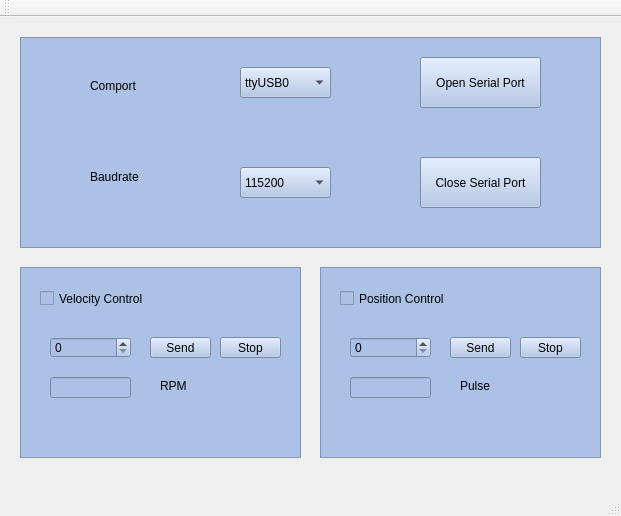
<?xml version="1.0" encoding="UTF-8"?>
<ui version="4.0">
 <class>MainWindow</class>
 <widget class="QMainWindow" name="MainWindow">
  <property name="geometry">
   <rect>
    <x>0</x>
    <y>0</y>
    <width>621</width>
    <height>516</height>
   </rect>
  </property>
  <property name="windowTitle">
   <string>MainWindow</string>
  </property>
  <widget class="QWidget" name="centralWidget">
   <widget class="QFrame" name="Port">
    <property name="geometry">
     <rect>
      <x>20</x>
      <y>20</y>
      <width>581</width>
      <height>211</height>
     </rect>
    </property>
    <property name="styleSheet">
     <string notr="true">background-color: rgb(171, 193, 230);</string>
    </property>
    <property name="frameShape">
     <enum>QFrame::StyledPanel</enum>
    </property>
    <property name="frameShadow">
     <enum>QFrame::Raised</enum>
    </property>
    <widget class="QPushButton" name="openPB">
     <property name="geometry">
      <rect>
       <x>400</x>
       <y>20</y>
       <width>121</width>
       <height>51</height>
      </rect>
     </property>
     <property name="text">
      <string>Open Serial Port</string>
     </property>
    </widget>
    <widget class="QPushButton" name="stopPB">
     <property name="geometry">
      <rect>
       <x>400</x>
       <y>120</y>
       <width>121</width>
       <height>51</height>
      </rect>
     </property>
     <property name="text">
      <string>Close Serial Port</string>
     </property>
    </widget>
    <widget class="QLabel" name="portLB">
     <property name="geometry">
      <rect>
       <x>70</x>
       <y>40</y>
       <width>67</width>
       <height>17</height>
      </rect>
     </property>
     <property name="text">
      <string>Comport</string>
     </property>
    </widget>
    <widget class="QLabel" name="baudLB">
     <property name="geometry">
      <rect>
       <x>70</x>
       <y>130</y>
       <width>67</width>
       <height>20</height>
      </rect>
     </property>
     <property name="text">
      <string>Baudrate</string>
     </property>
    </widget>
    <widget class="QComboBox" name="usbCB">
     <property name="geometry">
      <rect>
       <x>220</x>
       <y>30</y>
       <width>91</width>
       <height>31</height>
      </rect>
     </property>
     <item>
      <property name="text">
       <string>ttyUSB0</string>
      </property>
     </item>
     <item>
      <property name="text">
       <string>ttyUSB1</string>
      </property>
     </item>
     <item>
      <property name="text">
       <string>ttyUSB2</string>
      </property>
     </item>
    </widget>
    <widget class="QComboBox" name="baudCB">
     <property name="geometry">
      <rect>
       <x>220</x>
       <y>130</y>
       <width>91</width>
       <height>31</height>
      </rect>
     </property>
     <item>
      <property name="text">
       <string>115200</string>
      </property>
     </item>
     <item>
      <property name="text">
       <string>9600</string>
      </property>
     </item>
    </widget>
   </widget>
   <widget class="QFrame" name="Speed">
    <property name="geometry">
     <rect>
      <x>20</x>
      <y>250</y>
      <width>281</width>
      <height>191</height>
     </rect>
    </property>
    <property name="styleSheet">
     <string notr="true">background-color: rgb(171, 193, 230);</string>
    </property>
    <property name="frameShape">
     <enum>QFrame::StyledPanel</enum>
    </property>
    <property name="frameShadow">
     <enum>QFrame::Raised</enum>
    </property>
    <widget class="QPushButton" name="SpeedStopPB">
     <property name="geometry">
      <rect>
       <x>200</x>
       <y>70</y>
       <width>61</width>
       <height>21</height>
      </rect>
     </property>
     <property name="text">
      <string>Stop</string>
     </property>
    </widget>
    <widget class="QSpinBox" name="SpeedSB">
     <property name="geometry">
      <rect>
       <x>30</x>
       <y>70</y>
       <width>81</width>
       <height>21</height>
      </rect>
     </property>
     <property name="maximum">
      <number>250</number>
     </property>
     <property name="singleStep">
      <number>10</number>
     </property>
    </widget>
    <widget class="QCheckBox" name="SpeedCB">
     <property name="geometry">
      <rect>
       <x>20</x>
       <y>20</y>
       <width>131</width>
       <height>23</height>
      </rect>
     </property>
     <property name="text">
      <string>Velocity Control</string>
     </property>
    </widget>
    <widget class="QPushButton" name="SpeedSendPB">
     <property name="geometry">
      <rect>
       <x>130</x>
       <y>70</y>
       <width>61</width>
       <height>21</height>
      </rect>
     </property>
     <property name="text">
      <string>Send</string>
     </property>
    </widget>
    <widget class="QLineEdit" name="SpeedLE">
     <property name="geometry">
      <rect>
       <x>30</x>
       <y>110</y>
       <width>81</width>
       <height>21</height>
      </rect>
     </property>
    </widget>
    <widget class="QLabel" name="SpeedLB">
     <property name="geometry">
      <rect>
       <x>140</x>
       <y>110</y>
       <width>31</width>
       <height>17</height>
      </rect>
     </property>
     <property name="text">
      <string>RPM</string>
     </property>
    </widget>
   </widget>
   <widget class="QFrame" name="Velocity">
    <property name="geometry">
     <rect>
      <x>320</x>
      <y>250</y>
      <width>281</width>
      <height>191</height>
     </rect>
    </property>
    <property name="styleSheet">
     <string notr="true">background-color: rgb(171, 193, 230);</string>
    </property>
    <property name="frameShape">
     <enum>QFrame::StyledPanel</enum>
    </property>
    <property name="frameShadow">
     <enum>QFrame::Raised</enum>
    </property>
    <widget class="QPushButton" name="PositionStopPB">
     <property name="geometry">
      <rect>
       <x>200</x>
       <y>70</y>
       <width>61</width>
       <height>21</height>
      </rect>
     </property>
     <property name="text">
      <string>Stop</string>
     </property>
    </widget>
    <widget class="QSpinBox" name="PositionSB">
     <property name="geometry">
      <rect>
       <x>30</x>
       <y>70</y>
       <width>81</width>
       <height>21</height>
      </rect>
     </property>
     <property name="maximum">
      <number>100000</number>
     </property>
     <property name="singleStep">
      <number>1000</number>
     </property>
    </widget>
    <widget class="QCheckBox" name="PositionCB">
     <property name="geometry">
      <rect>
       <x>20</x>
       <y>20</y>
       <width>131</width>
       <height>23</height>
      </rect>
     </property>
     <property name="text">
      <string>Position Control</string>
     </property>
    </widget>
    <widget class="QPushButton" name="PositionSendPB">
     <property name="geometry">
      <rect>
       <x>130</x>
       <y>70</y>
       <width>61</width>
       <height>21</height>
      </rect>
     </property>
     <property name="text">
      <string>Send</string>
     </property>
    </widget>
    <widget class="QLineEdit" name="PositionLE">
     <property name="geometry">
      <rect>
       <x>30</x>
       <y>110</y>
       <width>81</width>
       <height>21</height>
      </rect>
     </property>
    </widget>
    <widget class="QLabel" name="PositionLB">
     <property name="geometry">
      <rect>
       <x>140</x>
       <y>110</y>
       <width>41</width>
       <height>17</height>
      </rect>
     </property>
     <property name="text">
      <string>Pulse</string>
     </property>
    </widget>
   </widget>
  </widget>
  <widget class="QMenuBar" name="menuBar">
   <property name="geometry">
    <rect>
     <x>0</x>
     <y>0</y>
     <width>621</width>
     <height>22</height>
    </rect>
   </property>
  </widget>
  <widget class="QToolBar" name="mainToolBar">
   <attribute name="toolBarArea">
    <enum>TopToolBarArea</enum>
   </attribute>
   <attribute name="toolBarBreak">
    <bool>false</bool>
   </attribute>
  </widget>
  <widget class="QStatusBar" name="statusBar"/>
 </widget>
 <layoutdefault spacing="6" margin="11"/>
 <resources/>
 <connections/>
</ui>
